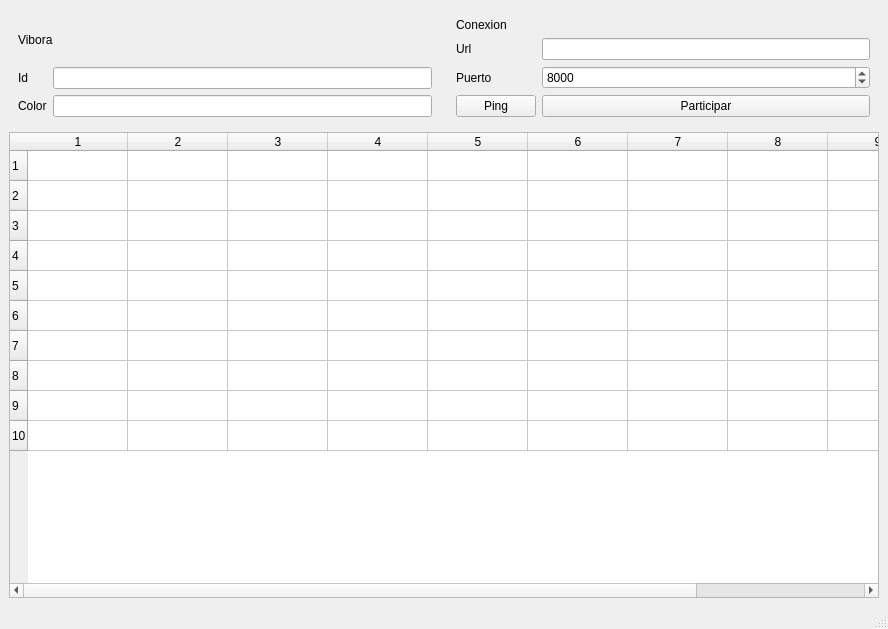
<?xml version="1.0" encoding="UTF-8"?>
<ui version="4.0">
 <class>MainWindow</class>
 <widget class="QMainWindow" name="MainWindow">
  <property name="geometry">
   <rect>
    <x>0</x>
    <y>0</y>
    <width>888</width>
    <height>629</height>
   </rect>
  </property>
  <property name="windowTitle">
   <string>Cliente</string>
  </property>
  <widget class="QWidget" name="centralwidget">
   <layout class="QGridLayout" name="gridLayout">
    <item row="1" column="0" colspan="2">
     <widget class="QTableWidget" name="tw">
      <property name="autoFillBackground">
       <bool>false</bool>
      </property>
      <property name="rowCount">
       <number>10</number>
      </property>
      <property name="columnCount">
       <number>10</number>
      </property>
      <attribute name="horizontalHeaderMinimumSectionSize">
       <number>1</number>
      </attribute>
      <attribute name="horizontalHeaderShowSortIndicator" stdset="0">
       <bool>false</bool>
      </attribute>
      <attribute name="horizontalHeaderStretchLastSection">
       <bool>false</bool>
      </attribute>
      <attribute name="verticalHeaderMinimumSectionSize">
       <number>1</number>
      </attribute>
      <attribute name="verticalHeaderShowSortIndicator" stdset="0">
       <bool>false</bool>
      </attribute>
      <attribute name="verticalHeaderStretchLastSection">
       <bool>false</bool>
      </attribute>
      <row/>
      <row/>
      <row/>
      <row/>
      <row/>
      <row/>
      <row/>
      <row/>
      <row/>
      <row/>
      <column/>
      <column/>
      <column/>
      <column/>
      <column/>
      <column/>
      <column/>
      <column/>
      <column/>
      <column/>
     </widget>
    </item>
    <item row="0" column="1">
     <widget class="QWidget" name="widget_2" native="true">
      <property name="styleSheet">
       <string notr="true"/>
      </property>
      <layout class="QFormLayout" name="formLayout">
       <property name="fieldGrowthPolicy">
        <enum>QFormLayout::AllNonFixedFieldsGrow</enum>
       </property>
       <item row="0" column="0" colspan="2">
        <widget class="QLabel" name="label_2">
         <property name="text">
          <string>Conexion</string>
         </property>
        </widget>
       </item>
       <item row="1" column="0">
        <widget class="QLabel" name="label_3">
         <property name="text">
          <string>Url</string>
         </property>
        </widget>
       </item>
       <item row="1" column="1">
        <widget class="QLineEdit" name="lineEdit_3"/>
       </item>
       <item row="2" column="0">
        <widget class="QLabel" name="label_4">
         <property name="text">
          <string>Puerto</string>
         </property>
        </widget>
       </item>
       <item row="2" column="1">
        <widget class="QSpinBox" name="spinBox_2">
         <property name="maximum">
          <number>1000000000</number>
         </property>
         <property name="singleStep">
          <number>5</number>
         </property>
         <property name="value">
          <number>8000</number>
         </property>
        </widget>
       </item>
       <item row="3" column="0">
        <widget class="QPushButton" name="pushButton_3">
         <property name="text">
          <string>Ping</string>
         </property>
        </widget>
       </item>
       <item row="3" column="1">
        <widget class="QPushButton" name="pushButton_2">
         <property name="text">
          <string>Participar</string>
         </property>
        </widget>
       </item>
      </layout>
     </widget>
    </item>
    <item row="0" column="0">
     <widget class="QWidget" name="widget_3" native="true">
      <property name="styleSheet">
       <string notr="true"/>
      </property>
      <layout class="QGridLayout" name="gridLayout_2">
       <item row="1" column="0">
        <widget class="QLabel" name="label_9">
         <property name="text">
          <string>Id</string>
         </property>
        </widget>
       </item>
       <item row="1" column="1">
        <widget class="QLineEdit" name="lineEdit"/>
       </item>
       <item row="2" column="0">
        <widget class="QLabel" name="label_10">
         <property name="text">
          <string>Color</string>
         </property>
        </widget>
       </item>
       <item row="2" column="1">
        <widget class="QLineEdit" name="lineEdit_2"/>
       </item>
       <item row="0" column="0" colspan="2">
        <widget class="QLabel" name="label_7">
         <property name="text">
          <string>Vibora</string>
         </property>
        </widget>
       </item>
      </layout>
     </widget>
    </item>
   </layout>
  </widget>
  <widget class="QMenuBar" name="menubar">
   <property name="geometry">
    <rect>
     <x>0</x>
     <y>0</y>
     <width>888</width>
     <height>25</height>
    </rect>
   </property>
  </widget>
  <widget class="QStatusBar" name="statusbar"/>
 </widget>
 <resources/>
 <connections/>
</ui>
